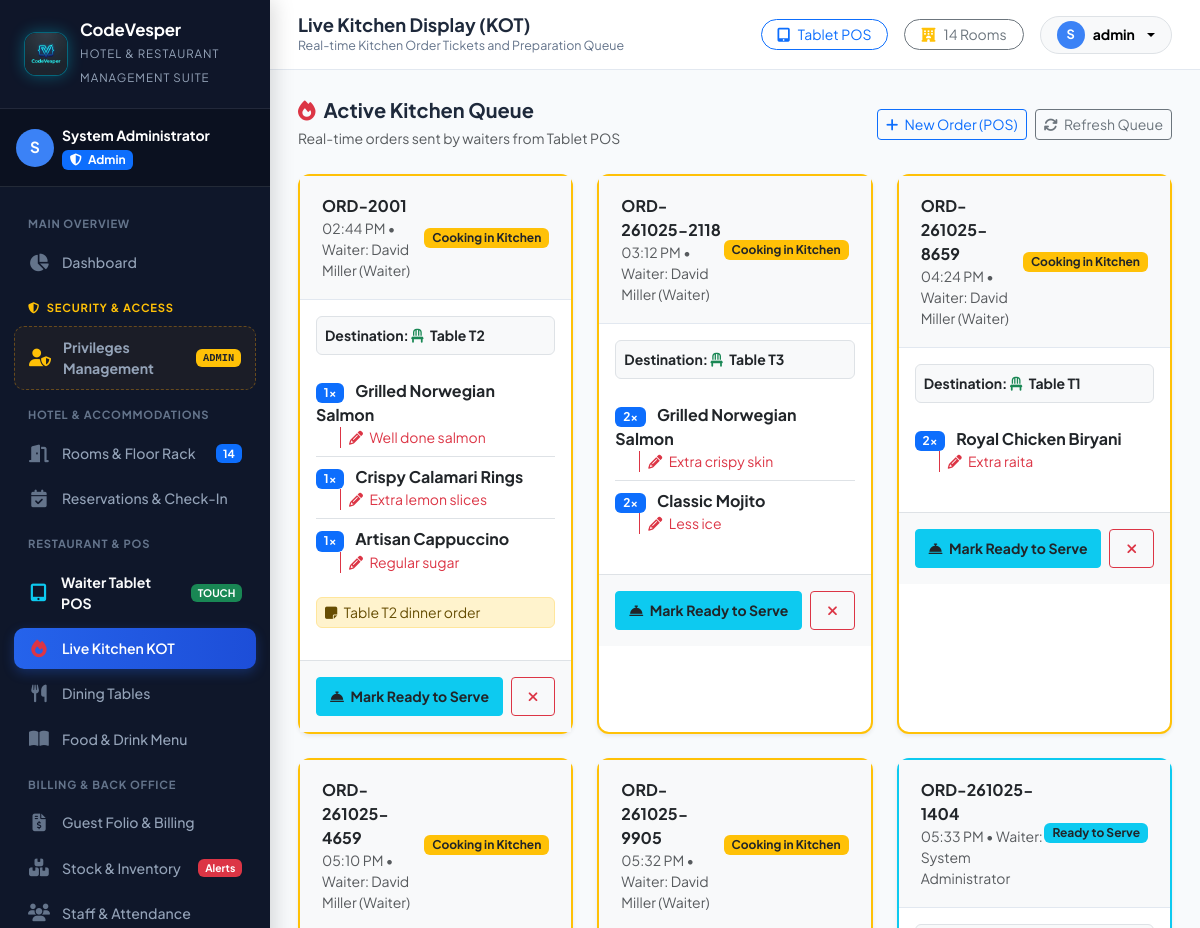
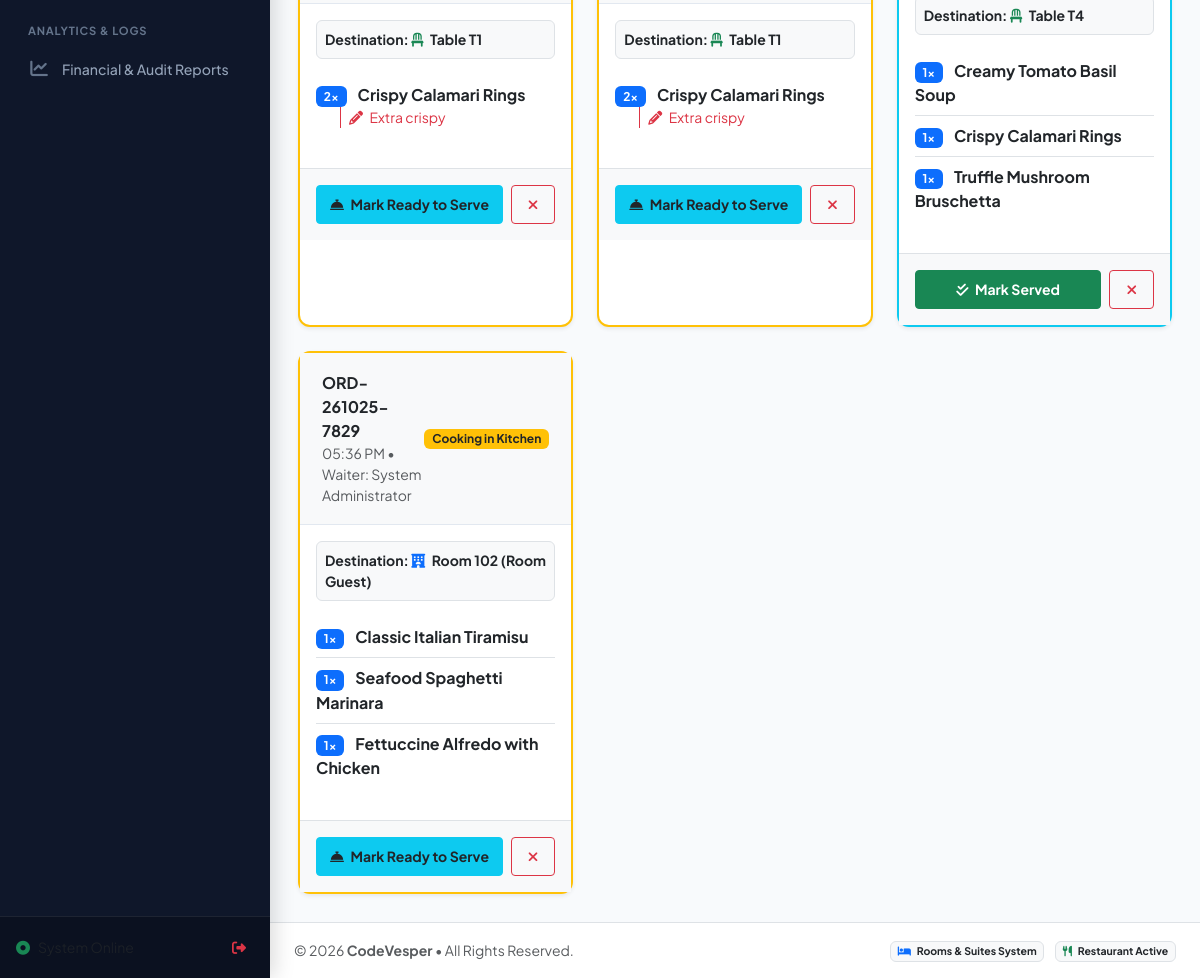
The page /kitchen.php (signed in) on the database its author committed (2 pictures, top to bottom).
### tables this page shows
CREATE TABLE `orders` (
  `id` int NOT NULL AUTO_INCREMENT,
  `order_number` varchar(20) NOT NULL,
  `order_type` enum('dine_in','room_service','takeaway') DEFAULT 'dine_in',
  `table_id` int DEFAULT NULL,
  `room_id` int DEFAULT NULL,
  `guest_id` int DEFAULT NULL,
  `waiter_id` int NOT NULL,
  `status` enum('pending','in_kitchen','ready','served','billed','cancelled') DEFAULT 'pending',
  `subtotal` decimal(10,2) NOT NULL DEFAULT '0.00',
  `tax_amount` decimal(10,2) NOT NULL DEFAULT '0.00',
  `discount_amount` decimal(10,2) NOT NULL DEFAULT '0.00',
  `total_amount` decimal(10,2) NOT NULL DEFAULT '0.00',
  `payment_status` enum('unpaid','paid','billed_to_room') DEFAULT 'unpaid',
  `payment_method` varchar(50) DEFAULT NULL,
  `notes` text DEFAULT NULL,
  `created_at` timestamp NOT NULL DEFAULT CURRENT_TIMESTAMP,
  PRIMARY KEY (`id`)  ,
  UNIQUE KEY `order_number` (`order_number`),
  KEY `table_id` (`table_id`),
  KEY `room_id` (`room_id`),
  KEY `guest_id` (`guest_id`),
  KEY `waiter_id` (`waiter_id`),
  CONSTRAINT `orders_ibfk_1` FOREIGN KEY (`table_id`) REFERENCES `dining_tables` (`id`),
  CONSTRAINT `orders_ibfk_2` FOREIGN KEY (`room_id`) REFERENCES `rooms` (`id`),
  CONSTRAINT `orders_ibfk_3` FOREIGN KEY (`guest_id`) REFERENCES `guests` (`id`),
  CONSTRAINT `orders_ibfk_4` FOREIGN KEY (`waiter_id`) REFERENCES `users` (`id`)
);

CREATE TABLE `users` (
  `id` int NOT NULL AUTO_INCREMENT,
  `role_id` int NOT NULL,
  `full_name` varchar(100) NOT NULL,
  `username` varchar(50) NOT NULL,
  `password_hash` varchar(255) NOT NULL,
  `email` varchar(100) DEFAULT NULL,
  `phone` varchar(20) DEFAULT NULL,
  `avatar` varchar(255) DEFAULT 'default_avatar.png',
  `status` enum('active','inactive') DEFAULT 'active',
  `created_at` timestamp NOT NULL DEFAULT CURRENT_TIMESTAMP,
  PRIMARY KEY (`id`)  ,
  UNIQUE KEY `username` (`username`),
  KEY `role_id` (`role_id`),
  CONSTRAINT `users_ibfk_1` FOREIGN KEY (`role_id`) REFERENCES `roles` (`id`)
);

CREATE TABLE `dining_tables` (
  `id` int NOT NULL AUTO_INCREMENT,
  `table_number` varchar(20) NOT NULL,
  `section` varchar(50) DEFAULT 'Main Dining',
  `capacity` int DEFAULT '4',
  `status` enum('available','occupied','reserved','cleaning') DEFAULT 'available',
  PRIMARY KEY (`id`)  ,
  UNIQUE KEY `table_number` (`table_number`)
);

CREATE TABLE `order_items` (
  `id` int NOT NULL AUTO_INCREMENT,
  `order_id` int NOT NULL,
  `menu_item_id` int NOT NULL,
  `quantity` int NOT NULL DEFAULT '1',
  `unit_price` decimal(10,2) NOT NULL,
  `subtotal` decimal(10,2) NOT NULL,
  `special_instructions` varchar(255) DEFAULT NULL,
  `kot_status` enum('sent','cooking','ready','served') DEFAULT 'sent',
  PRIMARY KEY (`id`)  ,
  KEY `order_id` (`order_id`),
  KEY `menu_item_id` (`menu_item_id`),
  CONSTRAINT `order_items_ibfk_1` FOREIGN KEY (`order_id`) REFERENCES `orders` (`id`) ON DELETE CASCADE,
  CONSTRAINT `order_items_ibfk_2` FOREIGN KEY (`menu_item_id`) REFERENCES `menu_items` (`id`)
);

CREATE TABLE `menu_items` (
  `id` int NOT NULL AUTO_INCREMENT,
  `category_id` int NOT NULL,
  `name` varchar(100) NOT NULL,
  `description` varchar(255) DEFAULT NULL,
  `price` decimal(10,2) NOT NULL,
  `cost_price` decimal(10,2) DEFAULT '0.00',
  `image` varchar(255) DEFAULT 'default_food.jpg',
  `is_available` tinyint(1) DEFAULT '1',
  `prep_time_minutes` int DEFAULT '15',
  PRIMARY KEY (`id`)  ,
  KEY `category_id` (`category_id`),
  CONSTRAINT `menu_items_ibfk_1` FOREIGN KEY (`category_id`) REFERENCES `menu_categories` (`id`)
);

CREATE TABLE `rooms` (
  `id` int NOT NULL AUTO_INCREMENT,
  `room_number` varchar(10) NOT NULL,
  `room_type_id` int NOT NULL,
  `floor` int NOT NULL,
  `status` enum('vacant','reserved','occupied','dirty','maintenance') DEFAULT 'vacant',
  `daily_rate` decimal(10,2) NOT NULL,
  `notes` varchar(255) DEFAULT NULL,
  PRIMARY KEY (`id`)  ,
  UNIQUE KEY `room_number` (`room_number`),
  KEY `room_type_id` (`room_type_id`),
  CONSTRAINT `rooms_ibfk_1` FOREIGN KEY (`room_type_id`) REFERENCES `room_types` (`id`)
);

### kitchen.php (the view, shortened to what this page needs)
<?php
require_once __DIR__ . '/includes/header.php';
$db = getDbConnection();
$activeOrders = $db->query("
    SELECT o.*,
           u.full_name as waiter_name,
           t.table_number,
           r.room_number,
           g.full_name as guest_name
    FROM orders o
    LEFT JOIN users u ON o.waiter_id = u.id
    LEFT JOIN dining_tables t ON o.table_id = t.id
    LEFT JOIN rooms r ON o.room_id = r.id
    LEFT JOIN guests g ON o.guest_id = g.id
    WHERE o.status IN ('pending', 'in_kitchen', 'ready')
    ORDER BY o.id ASC
")->fetchAll();
$orderIds = array_column($activeOrders, 'id');
$itemsByOrder = [];
if (!empty($orderIds)) {
    $inClause = implode(',', $orderIds);
    $itemsStmt = $db->query("
        SELECT oi.*, m.name as item_name
        FROM order_items oi
        JOIN menu_items m ON oi.menu_item_id = m.id
        WHERE oi.order_id IN ($inClause)
    ");
    while ($row = $itemsStmt->fetch()) {
        $itemsByOrder[$row['order_id']][] = $row;
    }
}
?>
<div class="d-flex justify-content-between align-items-center mb-4">
    <div>
        <h5 class="fw-bold mb-1">
            <i class="fa-solid fa-fire text-danger me-2"></i>Active Kitchen Queue
        </h5>
        <span class="text-muted small">Real-time orders sent by waiters from Tablet POS</span>
    </div>
    <div class="d-flex gap-2">
        <a href="pos.php" class="btn btn-outline-primary btn-sm">
            <i class="fa-solid fa-plus me-1"></i> New Order (POS)
        </a>
        <button class="btn btn-outline-secondary btn-sm" onclick="location.reload()">
            <i class="fa-solid fa-arrows-rotate me-1"></i> Refresh Queue
        </button>
    </div>
</div>
<?php if (empty($activeOrders)): ?>
    <div class="card-custom p-5 text-center text-muted">
        <i class="fa-solid fa-bell-concierge fa-4x text-secondary opacity-50 mb-3"></i>
        <h4 class="fw-bold text-dark">Kitchen Queue is Empty</h4>
        <p class="mb-3">No pending orders at this moment. New orders sent by waiters on Tablet POS will appear here instantly.</p>
        <div>
            <a href="pos.php" class="btn btn-primary px-4 rounded-pill">Open Waiter Tablet POS</a>
        </div>
    </div>
<?php else: ?>
    <div class="row g-4">
        <?php foreach ($activeOrders as $order):
            $orderItems = $itemsByOrder[$order['id']] ?? [];
            $badgeColor = ($order['status'] === 'ready') ? 'info' : 'warning';
            $badgeText = ($order['status'] === 'ready') ? 'Ready to Serve' : 'Cooking in Kitchen';
            $dest = ($order['order_type'] === 'room_service')
                    ? '<i class="fa-solid fa-hotel text-primary me-1"></i> ' . htmlspecialchars($order['room_number']) . ' (' . htmlspecialchars($order['guest_name'] ?? 'Room Guest') . ')'
                    : '<i class="fa-solid fa-chair text-success me-1"></i> ' . htmlspecialchars($order['table_number'] ?? 'Dine-In');
        ?>
        <div class="col-12 col-md-6 col-lg-4">
            <div class="card-custom h-100 border-2 border-<?= $badgeColor ?> shadow-sm">
                <div class="card-header-clean bg-light d-flex justify-content-between align-items-center">
                    <div>
                        <span class="fw-bold text-dark fs-6"><?= htmlspecialchars($order['order_number']) ?></span>
                        <div class="small text-muted"><?= date('h:i A', strtotime($order['created_at'])) ?> &bull; Waiter: <?= htmlspecialchars($order['waiter_name'] ?? 'Staff') ?></div>
                    </div>
                    <span class="badge bg-<?= $badgeColor ?> text-dark px-2 py-1 small"><?= $badgeText ?></span>
                </div>
                <div class="p-3">
                    <div class="mb-3 p-2 bg-light rounded-2 fw-bold text-dark small border">
                        Destination: <?= $dest ?>
                    </div>
                    <div class="list-group list-group-flush mb-3">
                        <?php foreach ($orderItems as $item): ?>
                            <div class="list-group-item px-0 py-2 d-flex justify-content-between align-items-start">
                                <div>
                                    <div class="fw-bold text-dark">
                                        <span class="badge bg-primary me-2"><?= $item['quantity'] ?>x</span>
                                        <?= htmlspecialchars($item['item_name']) ?>
                                    </div>
                                    <?php if (!empty($item['special_instructions'])): ?>
                                        <div class="small text-danger ms-4 ps-2 border-start border-danger">
                                            <i class="fa-solid fa-pencil me-1"></i> <?= htmlspecialchars($item['special_instructions']) ?>
                                        </div>
                                    <?php endif; ?>
                                </div>
                            </div>
                        <?php endforeach; ?>
                    </div>
                    <?php if (!empty($order['notes'])): ?>
                        <div class="alert alert-warning py-1 px-2 small mb-3">
                            <i class="fa-solid fa-note-sticky me-1"></i> <?= htmlspecialchars($order['notes']) ?>
                        </div>
                    <?php endif; ?>
                </div>
                <div class="p-3 border-top bg-light mt-auto d-flex gap-2">
                    <?php if ($order['status'] === 'in_kitchen'): ?>
                        <button class="btn btn-info text-dark w-100 fw-bold btn-sm py-2" onclick="updateOrderStatus(<?= $order['id'] ?>, 'ready')">
                            <i class="fa-solid fa-bell-concierge me-1"></i> Mark Ready to Serve
                        </button>
                    <?php else: ?>
                        <button class="btn btn-success w-100 fw-bold btn-sm py-2" onclick="updateOrderStatus(<?= $order['id'] ?>, 'served')">
                            <i class="fa-solid fa-check-double me-1"></i> Mark Served
                        </button>
                    <?php endif; ?>
                    <button class="btn btn-outline-danger btn-sm px-3" onclick="updateOrderStatus(<?= $order['id'] ?>, 'cancelled')" title="Cancel Order">
                        <i class="fa-solid fa-xmark"></i>
                    </button>
                </div>
            </div>
        </div>
        <?php endforeach; ?>
    </div>
<?php endif; ?>
<?php require_once __DIR__ . '/includes/footer.php'; ?>

### assets/css/style.css (style rules this page uses)
:root { --primary: #1e3a8a; --primary-light: #3b82f6; --primary-dark: #0f172a; --gold: #d97706; --gold-light: #f59e0b; --gold-subtle: #fef3c7; --sidebar-bg: #0f172a; --sidebar-hover: #1e293b; --sidebar-active: #2563eb; --body-bg: #f8fafc; --card-bg: #ffffff; --text-main: #1e293b; --text-muted: #64748b; --border-color: #e2e8f0; --sidebar-width: 270px; --topbar-height: 70px; --radius-sm: 8px; --radius-md: 12px; --radius-lg: 18px; --shadow-sm: 0 1px 3px rgba(0,0,0,0.06), 0 1px 2px rgba(0,0,0,0.04); --shadow-md: 0 4px 12px -2px rgba(0,0,0,0.08), 0 2px 6px -1px rgba(0,0,0,0.04); --shadow-lg: 0 12px 24px -4px rgba(0,0,0,0.12), 0 4px 10px -2px rgba(0,0,0,0.05); }
* { box-sizing: border-box; }
body { font-family: 'Plus Jakarta Sans', sans-serif; background-color: var(--body-bg); color: var(--text-main); overflow-x: hidden; margin: 0; padding: 0; }
.card-custom { background: #fff; border: 1px solid var(--border-color); border-radius: var(--radius-md); box-shadow: var(--shadow-sm); transition: transform 0.2s ease, box-shadow 0.2s ease; }
.card-header-clean { padding: 18px 22px; background: transparent; border-bottom: 1px solid var(--border-color); display: flex; align-items: center; justify-content: space-between; }

### assets/css/pos.css (style rules this page uses)
html, body { overflow-x: hidden !important; max-width: 100vw !important; }

### rows shown on the page
orders: order_number "ORD-2001", created_at "02:44 PM", waiter.full_name "David Miller (Waiter)", status "Cooking in Kitchen", table.table_number "Table T2", notes "Table T2 dinner order"
order_items: quantity "1", menu_item.name "Grilled Norwegian Salmon", special_instructions "Well done salmon"
order_items: quantity "1", menu_item.name "Crispy Calamari Rings", special_instructions "Extra lemon slices"
order_items: quantity "1", menu_item.name "Artisan Cappuccino", special_instructions "Regular sugar"
orders: order_number "ORD-261025-2118", created_at "03:12 PM", waiter.full_name "David Miller (Waiter)", status "Cooking in Kitchen", table.table_number "Table T3"
order_items: quantity "2", menu_item.name "Grilled Norwegian Salmon", special_instructions "Extra crispy skin"
order_items: quantity "2", menu_item.name "Classic Mojito", special_instructions "Less ice"
orders: order_number "ORD-261025-8659", created_at "04:24 PM", waiter.full_name "David Miller (Waiter)", status "Cooking in Kitchen", table.table_number "Table T1"
order_items: quantity "2", menu_item.name "Royal Chicken Biryani", special_instructions "Extra raita"
orders: order_number "ORD-261025-4659", created_at "05:10 PM", waiter.full_name "David Miller (Waiter)", status "Cooking in Kitchen", table.table_number "Table T1"
order_items: quantity "2", menu_item.name "Crispy Calamari Rings", special_instructions "Extra crispy"
orders: order_number "ORD-261025-9905", created_at "05:32 PM", waiter.full_name "David Miller (Waiter)", status "Cooking in Kitchen", table.table_number "Table T1"
order_items: quantity "2", menu_item.name "Crispy Calamari Rings", special_instructions "Extra crispy"
orders: order_number "ORD-261025-1404", created_at "05:33 PM", waiter.full_name "System Administrator", status "Ready to Serve", table.table_number "Table T4"
order_items: quantity "1", menu_item.name "Creamy Tomato Basil Soup"
order_items: quantity "1", menu_item.name "Crispy Calamari Rings"
order_items: quantity "1", menu_item.name "Truffle Mushroom Bruschetta"
orders: order_number "ORD-261025-7829", created_at "05:36 PM", waiter.full_name "System Administrator", status "Cooking in Kitchen", room.room_number "Room 102", guest_name "Room Guest"
order_items: quantity "1", menu_item.name "Classic Italian Tiramisu"
order_items: quantity "1", menu_item.name "Seafood Spaghetti Marinara"
order_items: quantity "1", menu_item.name "Fettuccine Alfredo with Chicken"

### other values the page prints
APP_NAME "CodeVesper"
APP_TAGLINE "HOTEL & RESTAURANT MANAGEMENT SUITE"
substr($user['full_name'] ?? 'U', 0, 1) "S"
$user['full_name'] "System Administrator"
$dynamicRoomCount "14"
$pageTitle "Live Kitchen Display (KOT)"
$pageSubtitle "Real-time Kitchen Order Tickets and Preparation Queue"
$totalHeaderRooms "14"
substr($currentUser['full_name'], 0, 1) "S"
$currentUser['username'] "admin"
